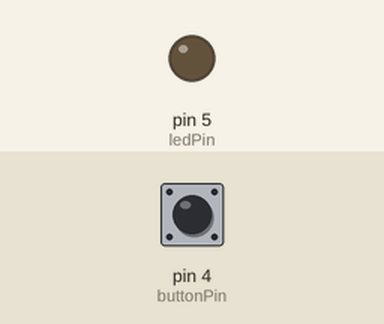
Bench run of a sketch on a simulated Arduino Uno, built with avr-gcc and run on an emulated ATmega328P. Parts: output pins drawn as LEDs (lit = HIGH). Inputs (shaded band) come from the test bench; at power-on: pin 4 (buttonPin) HIGH.

Above: at 1.2 s.
1.3 s: pin 4 (buttonPin) pulled LOW for 0.15 s
At 1.37 s:
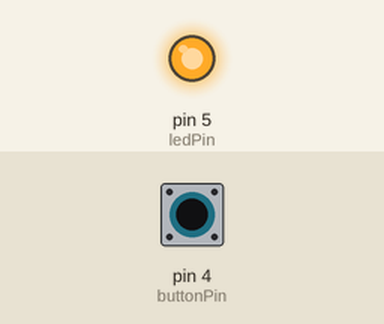
2.9 s: pin 4 (buttonPin) pulled LOW for 3.2 s
At 6.5 s:
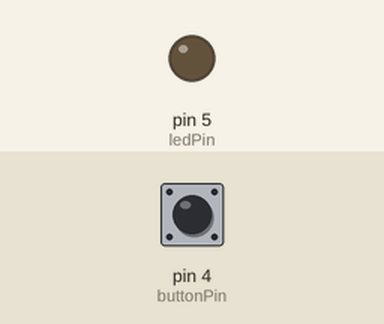
Timing chart, 0 to 8.0 s (numbered marks = the images above; inputs shaded):
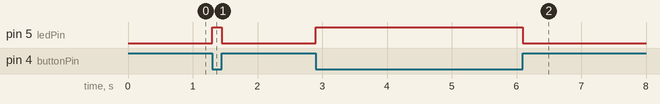

The sketch:

led_switch.ino
```cpp
const int ledPin = 5;
const int buttonPin = 4;

void setup() {
  pinMode(ledPin, OUTPUT);
  pinMode(buttonPin, INPUT_PULLUP);
}

void loop() {
  int buttonState = digitalRead(buttonPin);

  if (buttonState == HIGH) {
    digitalWrite(ledPin, LOW);
  } else {
    digitalWrite(ledPin, HIGH);
  }
}
```

Measured:
- after the input at 1.3 s, pin 5 (ledPin): LOW → HIGH at once, → LOW 0.15 s later
- after the input at 2.9 s, pin 5 (ledPin): LOW → HIGH at once, → LOW 3.2 s later
